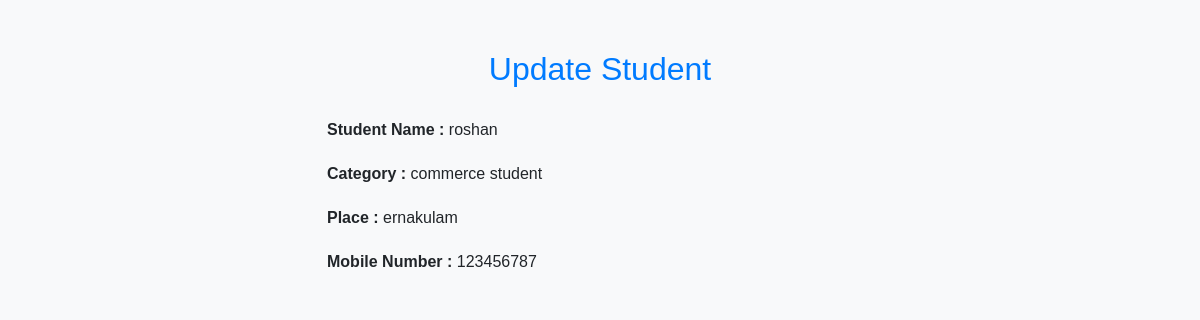
The page /student/2/ on the database its author committed.
### myapp/models.py (models this page shows, shortened)
class Student(models.Model):
    student_name = models.CharField(max_length=200)
    category_obj=models.ForeignKey(Category,on_delete=models.CASCADE)
    place = models.CharField(max_length=200)
    mobile_number= models.PositiveIntegerField()

class Category(models.Model):
    category_name = models.CharField(max_length=200)
    created_date = models.DateTimeField(auto_now_add=True)
    updated_date = models.DateTimeField(auto_now=True)
    is_active = models.BooleanField(default=True)
    def __str__(self):
        return self.category_name

### myapp/views.py (the view)
# urls.py: path("student/<int:pk>/",views.StudentDetailView.as_view(), name="student-detail"),
class StudentDetailView(View):
    def get(self, request, *args, **kwargs):
        id=kwargs.get("pk")
        qs=Student.objects.get(id=id)
        return render(request,"student_detail.html",{"form":qs})

### myapp/templates/student_detail.html (shortened to what this page needs)
 <!DOCTYPE html>
 <html lang="en">
 <head>
     <link href="https://cdn.jsdelivr.net/npm/bootstrap@5.3.2/dist/css/bootstrap.min.css" rel="stylesheet">
 </head>
 <body>
     <div class="container">
         <h2>Update Student</h2>
         <div class="row justify-content-center">
             <div class="col-md-6">
                 <form method="post" enctype="multipart/form-data">
                     <div class="form-group">
                         <label for="employe_name">Student Name :</label>
                         {{ form.student_name }}
                     </div>
                     <div class="form-group">
                         <label for="category_obj">Category :</label>
                         {{ form.category_obj}}
                     </div>
                     <div class="form-group">
                         <label for="place">Place :</label>
                         {{ form.place }}
                     </div>
                     <div class="form-group">
                         <label for="mobile_number">Mobile Number :</label>
                         {{ form.mobile_number }}
                     </div>
                 </form>
             </div>
         </div>
     </div>
 </body>
 </html>

### myapp/templates/student_detail.html (style rules this page uses)
body { background-color: #f8f9fa; font-family: Arial, sans-serif; }
.container { margin-top: 50px; }
h2 { color: #007bff; text-align: center; margin-bottom: 30px; }
.form-group { margin-bottom: 20px; }
label { font-weight: bold; }

### rows shown on the page
Student: student_name "roshan", category_obj "commerce student", place "ernakulam", mobile_number "123456787"
